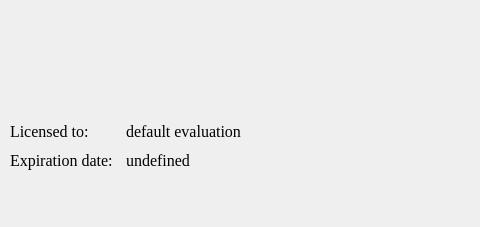
<?xml version="1.0" encoding="UTF-8"?>
<ui version="4.0">
 <class>AboutDialog</class>
 <widget class="QDialog" name="AboutDialog">
  <property name="enabled">
   <bool>true</bool>
  </property>
  <property name="geometry">
   <rect>
    <x>0</x>
    <y>0</y>
    <width>480</width>
    <height>227</height>
   </rect>
  </property>
  <property name="minimumSize">
   <size>
    <width>480</width>
    <height>227</height>
   </size>
  </property>
  <property name="maximumSize">
   <size>
    <width>480</width>
    <height>227</height>
   </size>
  </property>
  <property name="windowTitle">
   <string>About B2S Trader</string>
  </property>
  <property name="styleSheet">
   <string notr="true"/>
  </property>
  <widget class="QWidget" name="layoutWidget">
   <property name="geometry">
    <rect>
     <x>10</x>
     <y>120</y>
     <width>392</width>
     <height>52</height>
    </rect>
   </property>
   <layout class="QVBoxLayout" name="verticalLayout">
    <item>
     <layout class="QHBoxLayout" name="horizontalLayout">
      <item>
       <widget class="QLabel" name="label">
        <property name="maximumSize">
         <size>
          <width>110</width>
          <height>16777215</height>
         </size>
        </property>
        <property name="font">
         <font>
          <family>Times New Roman</family>
          <pointsize>12</pointsize>
         </font>
        </property>
        <property name="text">
         <string>Licensed to:</string>
        </property>
       </widget>
      </item>
      <item>
       <widget class="QLabel" name="label_3">
        <property name="font">
         <font>
          <family>Times New Roman</family>
          <pointsize>12</pointsize>
         </font>
        </property>
        <property name="text">
         <string>default evaluation</string>
        </property>
       </widget>
      </item>
     </layout>
    </item>
    <item>
     <layout class="QHBoxLayout" name="horizontalLayout_2">
      <item>
       <widget class="QLabel" name="label_2">
        <property name="maximumSize">
         <size>
          <width>110</width>
          <height>16777215</height>
         </size>
        </property>
        <property name="font">
         <font>
          <family>Times New Roman</family>
          <pointsize>12</pointsize>
         </font>
        </property>
        <property name="text">
         <string>Expiration date:</string>
        </property>
       </widget>
      </item>
      <item>
       <widget class="QLabel" name="label_4">
        <property name="font">
         <font>
          <family>Times New Roman</family>
          <pointsize>12</pointsize>
         </font>
        </property>
        <property name="text">
         <string>undefined</string>
        </property>
       </widget>
      </item>
     </layout>
    </item>
   </layout>
  </widget>
 </widget>
 <resources/>
 <connections/>
</ui>
